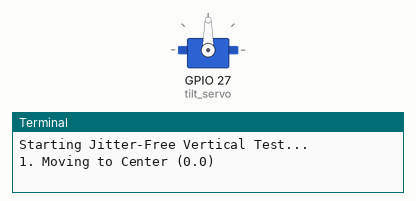
Simulated run of this program. Board: Raspberry Pi (BCM pin numbers). Shown: servo, the last lines printed to the terminal. Servo angles are drawn from the pulse width (0.5 ms = 0°, 2.5 ms = 180°). At 8.5 s the program stops and its outputs stay as they are.

Above: at 0.1 s.
At 2.1 s:
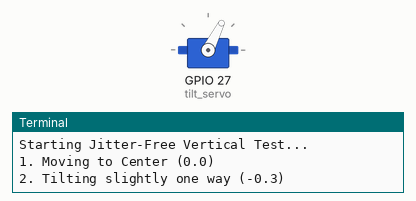
At 6.1 s:
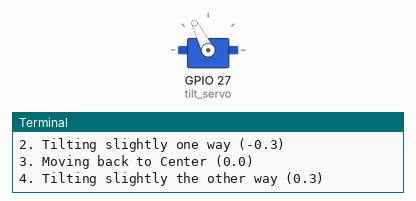
Timing chart, 0 to 9.5 s (numbered marks = the images above):
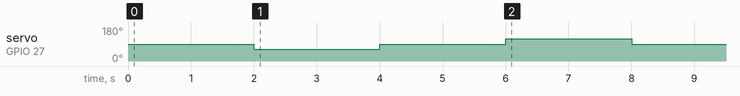

Measured:
- by itself, servo on GPIO 27 (tilt_servo): 90° → 63° at 2.0 s, → 90° 2.0 s later, → 117° 2.0 s later, → 90° 2.0 s later

The program:

vertical_test.py
```python
from gpiozero import Servo
from time import sleep

# Initialize the vertical motor
tilt_servo = Servo(27, min_pulse_width=0.0005, max_pulse_width=0.0025)

def move_and_relax(target_position):
    # 1. Send the signal to move
    tilt_servo.value = target_position

    # 2. Give the motor 0.5 seconds to physically travel there
    sleep(0.5)

    # 3. Cut the signal so it stops vibrating!
    tilt_servo.detach()

print("Starting Jitter-Free Vertical Test...")

try:
    print("1. Moving to Center (0.0)")
    move_and_relax(0.0)
    sleep(1.5) # Wait in silence

    print("2. Tilting slightly one way (-0.3)")
    move_and_relax(-0.3)
    sleep(1.5)

    print("3. Moving back to Center (0.0)")
    move_and_relax(0.0)
    sleep(1.5)

    print("4. Tilting slightly the other way (0.3)")
    move_and_relax(0.3)
    sleep(1.5)

    print("5. Final Return to Center (0.0)")
    move_and_relax(0.0)

    print("Vertical test complete!")

except KeyboardInterrupt:
    print("\nTest stopped early.")
```
